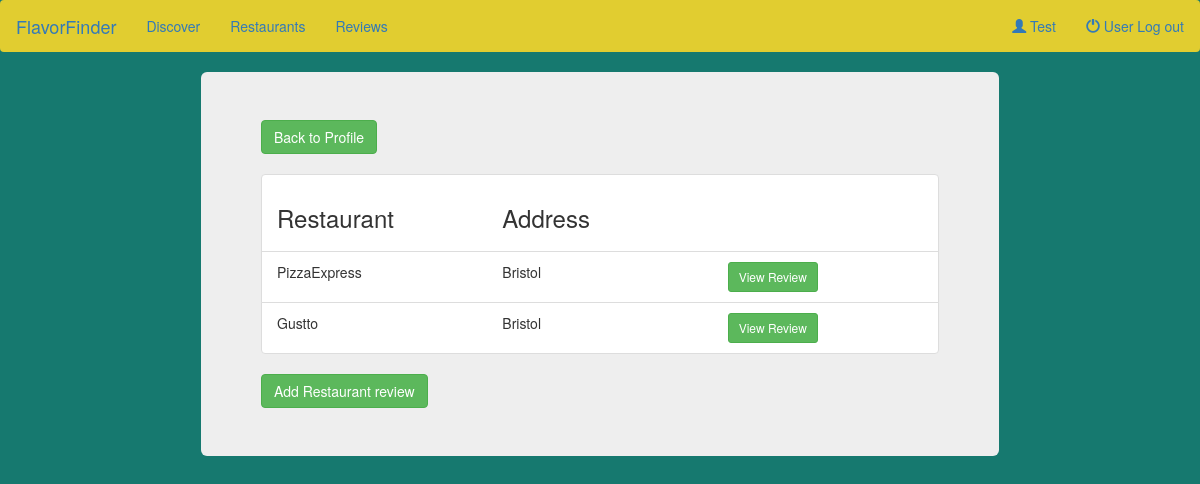
The page /reviews_list.php (signed in) on the database its author committed.
### tables this page shows
CREATE TABLE `restaurant` (
  `r_id` int(6) UNSIGNED NOT NULL,
  `r_name` varchar(100) NOT NULL,
  `r_address` varchar(100) NOT NULL,
  `r_by` int(50) DEFAULT NULL,
  `r_date` timestamp NOT NULL DEFAULT current_timestamp() ON UPDATE current_timestamp()
);

### reviews_list.php (the view, shortened to what this page needs)
 <?php
include 'header.php';
    include "database.php";
?>
		<body>
 <div class="container">
 <div class="jumbotron other-color">
<a href="profile.php" role="button" class="btn btn-success">Back to Profile</a> <br> <br>
     <?php $user_id = $_SESSION['u_id'];?>
     <?php $sql_rest="SELECT r_id, r_name, r_address from restaurant WHERE `r_by` ='$user_id'";?>
      <?php $result = $conn->query($sql_rest);?>
    <?php if ($result->num_rows >0) {
    ?>
             <div class="list-group">
                  <div class="list-group-item" >
                    <div class="row">
                    <div class="col-sm-4"> <h3>Restaurant </h3></div>
                    <div class="col-sm-4"> <h3>Address</h3></div>
                    <div class="col-sm-4">
                    </div>
                  </div>
                </div>
     <?php
   while($row = $result->fetch_assoc())
   {
     ?>
                <div class="list-group-item" >
                    <div class="row">
                    <div class="col-sm-4"> <?php echo $row['r_name']; ?></div>
                    <div class="col-sm-4"> <?php  echo $row['r_address']; ?></div>
                    <div class="col-sm-2">
                           <a href="view_review.php?r_id=<?php print $row['r_id']; ?>&r_name=<?php print $row['r_name'];?>&r_address=<?php print $row['r_address'];?>" role="button" class="btn btn-success btn-sm">View Review</a>
              </div>
                  </div>
                </div>
   <?php
   }
} else {
    ?>
  <div class="alert alert-info">
     <strong>Alert!</strong> No restaurants found!. Click above to add a restaurant and review.
     </div>
                 <?php
}
     ?>
     </div>
     <a href="add_review.php" role="button" class="btn btn-success">Add Restaurant review</a>
    </div>
  </div>
  </body>

### header.php (style rules this page uses)
.other-color { margin: auto; width:70%; height: 90%; }

### reviews_list.php (style rules this page uses)
body { background-color: #16796F; }

### rows shown on the page
restaurant: r_name "PizzaExpress", r_address "Bristol"
restaurant: r_name "Gustto", r_address "Bristol"

### other values the page prints
$_SESSION['u_name'] "Test"
